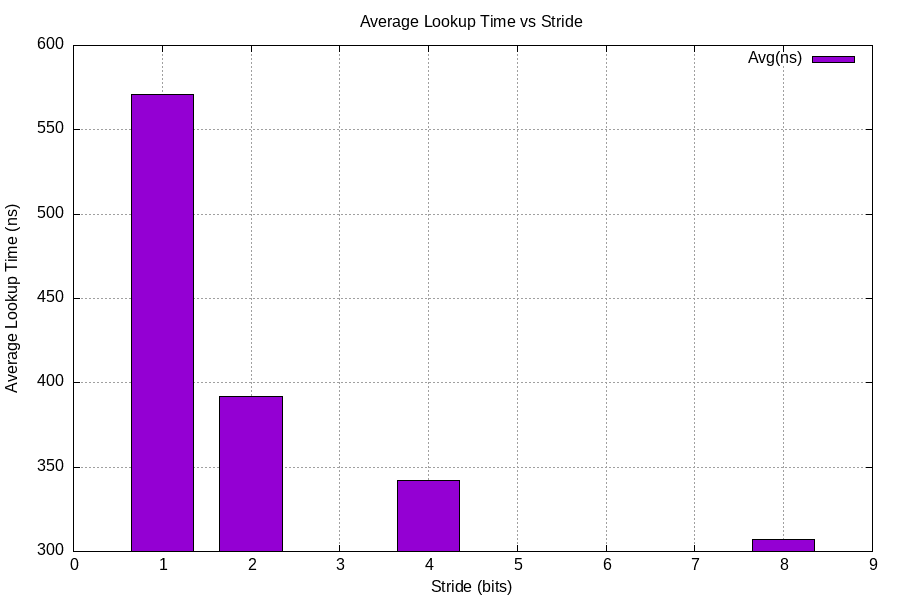

gnuplot code for this plot:
set datafile separator ','
set terminal png size 900,600
set output 'plot_time.png'
set title 'Average Lookup Time vs Stride'
set xlabel 'Stride (bits)'
set ylabel 'Average Lookup Time (ns)'
set grid
set style data histograms
set style fill solid 1.0 border -1
set boxwidth 0.7
plot 'summary.csv' using 1:9 every ::1 title 'Avg(ns)' with boxes
